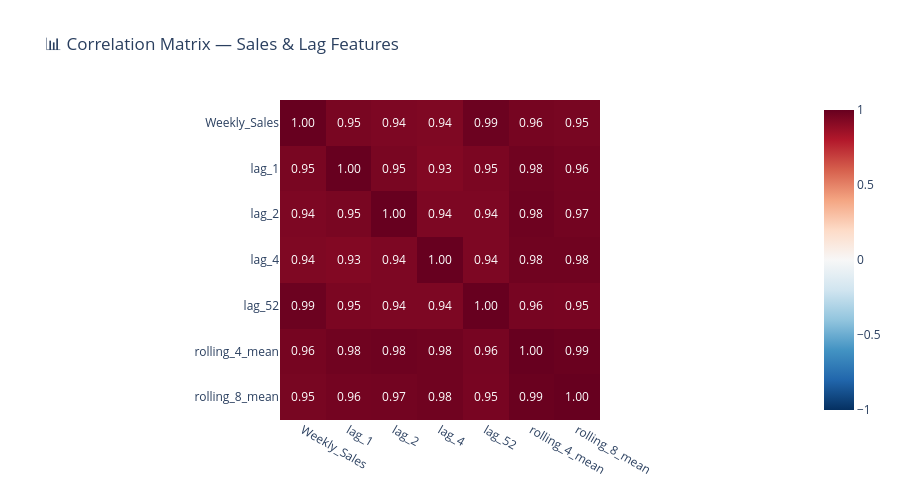

The notebook cell saved with this chart:
### Code cell
# ── Visualise lag feature correlation ────────────────────────────────────────
lag_cols = [
    'Weekly_Sales',
    'lag_1',
    'lag_2',
    'lag_4',
    'lag_52',
    'rolling_4_mean',
    'rolling_8_mean'
]

corr_matrix = df_fe[lag_cols].corr()

fig_corr = px.imshow(
    corr_matrix,
    title='📊 Correlation Matrix — Sales & Lag Features',
    color_continuous_scale='RdBu_r',
    zmin=-1,
    zmax=1,
    text_auto='.2f'
)

fig_corr.update_layout(height=500)
fig_corr.show()

print('\n💡 Key insight: lag_1 and rolling_4_mean have strong correlation with')
print('   Weekly_Sales — these will be powerful features for the ML model in v3!')

### Figure 1 — Plotly figure (JSON) as saved in the notebook; plotly's stock layout.template omitted (floating-point values rounded to 4 significant figures)
{"data": [{"coloraxis": "coloraxis", "hovertemplate": "x: %{x}<br>y: %{y}<br>color: %{z}<extra></extra>", "name": "0", "texttemplate": "%{z:.2f}", "type": "heatmap", "x": ["Weekly_Sales", "lag_1", "lag_2", "lag_4", "lag_52", "rolling_4_mean", "rolling_8_mean"], "xaxis": "x", "y": ["Weekly_Sales", "lag_1", "lag_2", "lag_4", "lag_52", "rolling_4_mean", "rolling_8_mean"], "yaxis": "y", "z": [[1.0, 0.9514, 0.9408, 0.9367, 0.9865, 0.9599, 0.9536], [0.9514, 1.0, 0.9511, 0.9293, 0.9473, 0.9759, 0.9643], [0.9408, 0.9511, 1.0, 0.9401, 0.9415, 0.9814, 0.9688], [0.9367, 0.9293, 0.9401, 1.0, 0.9411, 0.9759, 0.9752], [0.9865, 0.9473, 0.9415, 0.9411, 1.0, 0.9563, 0.9543], [0.9599, 0.9759, 0.9814, 0.9759, 0.9563, 1.0, 0.9918], [0.9536, 0.9643, 0.9688, 0.9752, 0.9543, 0.9918, 1.0]]}], "layout": {"coloraxis": {"cmax": 1, "cmin": -1, "colorscale": [[0, "rgb(5,48,97)"], [0.1, "rgb(33,102,172)"], [0.2, "rgb(67,147,195)"], [0.3, "rgb(146,197,222)"], [0.4, "rgb(209,229,240)"], [0.5, "rgb(247,247,247)"], [0.6, "rgb(253,219,199)"], [0.7, "rgb(244,165,130)"], [0.8, "rgb(214,96,77)"], [0.9, "rgb(178,24,43)"], [1, "rgb(103,0,31)"]]}, "height": 500, "title": {"text": "📊 Correlation Matrix — Sales & Lag Features"}, "xaxis": {"anchor": "y", "constrain": "domain", "domain": [0, 1], "scaleanchor": "y"}, "yaxis": {"anchor": "x", "autorange": "reversed", "constrain": "domain", "domain": [0, 1]}}}
